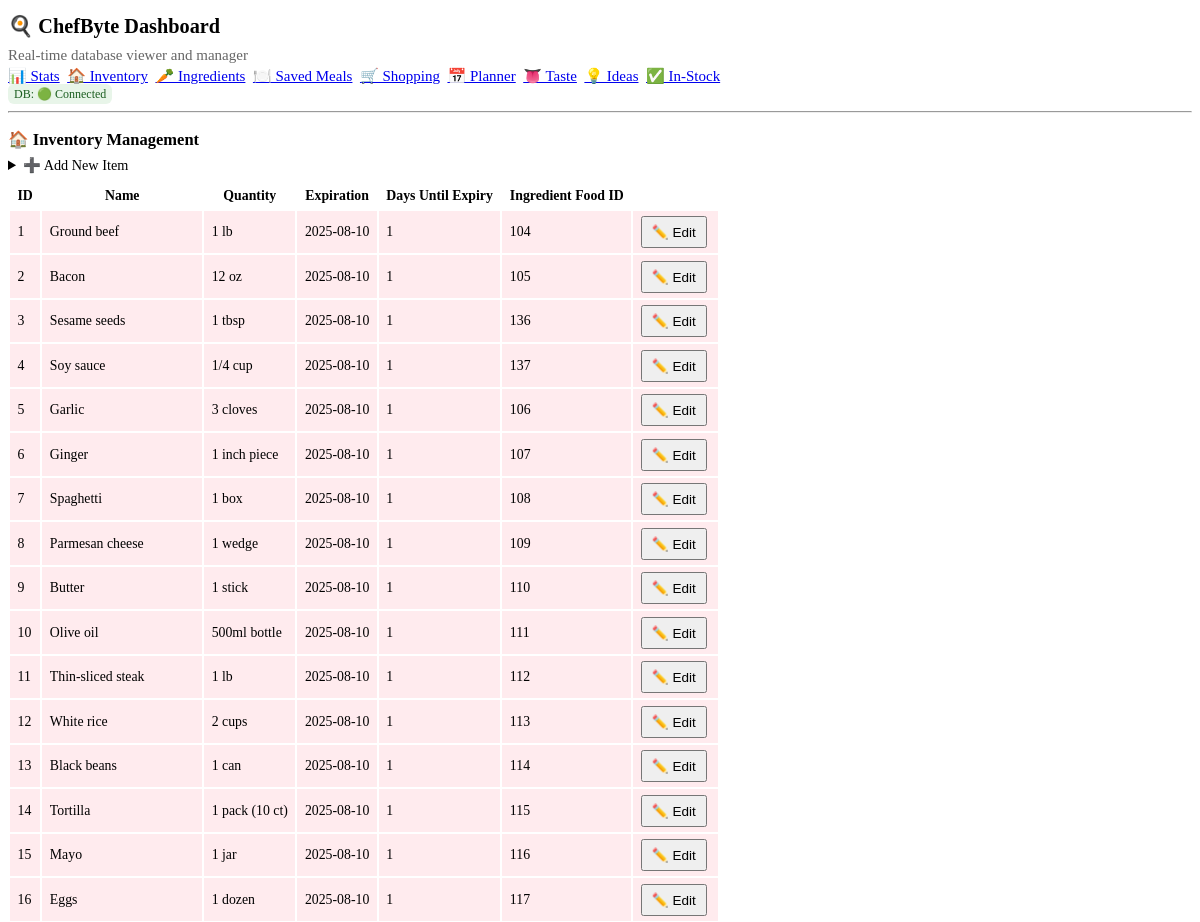
The page /inventory (upper part) on the database as committed earlier.
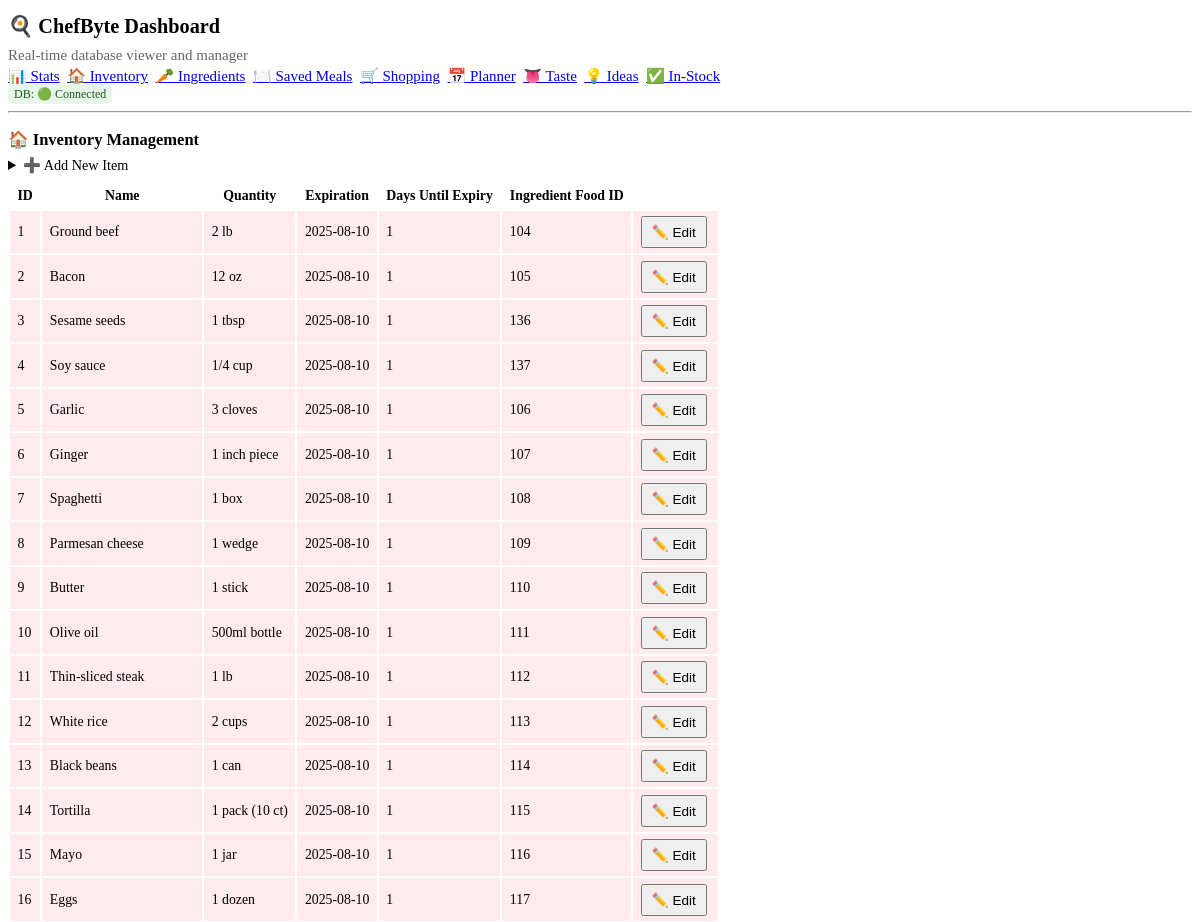
The same page on the database as committed later.
### tables this page shows
CREATE TABLE inventory (
            id INTEGER PRIMARY KEY AUTOINCREMENT,
            name TEXT NOT NULL,
            quantity TEXT NOT NULL,
            expiration TEXT,
            ingredient_food_id INTEGER, 
            FOREIGN KEY (ingredient_food_id) REFERENCES ingredients_foods(id)
        );

### chefbyte_webapp/main.py (the view)
@app.get("/inventory", response_class=HTMLResponse)
def inventory_page(request: Request):
    items = fetch_table("inventory")
    for item in items:
        item["days_until_expiry"] = compute_days_until(item.get("expiration"))
    return templates.TemplateResponse(
        "inventory.html",
        {"request": request, "items": items, "status": get_status(), "page": "inventory"},
    )

### chefbyte_webapp/templates/inventory.html (shortened to what this page needs)
{% extends "base.html" %}
{% block content %}
<h3>🏠 Inventory Management</h3>
<details>
  <summary>➕ Add New Item</summary>
</details>
<table role="grid">
  <thead>
    <tr>
      <th>ID</th>
      <th>Name</th>
      <th>Quantity</th>
      <th>Expiration</th>
      <th>Days Until Expiry</th>
      <th>Ingredient Food ID</th>
      <th></th>
    </tr>
  </thead>
  <tbody>
    {% for item in items %}
    {% set cls = '' %}
    {% if item.days_until_expiry is not none %}
      {% if item.days_until_expiry <= 3 %}
        {% set cls = 'expiry-red' %}
      {% elif item.days_until_expiry <= 7 %}
        {% set cls = 'expiry-yellow' %}
      {% endif %}
    {% endif %}
    <tr class="editable-row {{ cls }}" id="row-{{ item.id }}">
      <td class="view">{{ item.id }}</td>
      <td class="view">{{ item.name }}</td>
      <td class="view">{{ item.quantity }}</td>
      <td class="view">{{ item.expiration or '' }}</td>
      <td class="view">{{ item.days_until_expiry if item.days_until_expiry is not none else '' }}</td>
      <td class="view">{{ item.ingredient_food_id or '' }}</td>
      <td class="actions view">
        <button type="button" data-edit-toggle="row-{{ item.id }}">✏️ Edit</button>
      </td>
    </tr>
    {% endfor %}
  </tbody>
  </table>
{% endblock %}

Rows that differ between the two databases and show on the page:
changed inventory "Ground beef": quantity "1 lb" → "2 lb"
